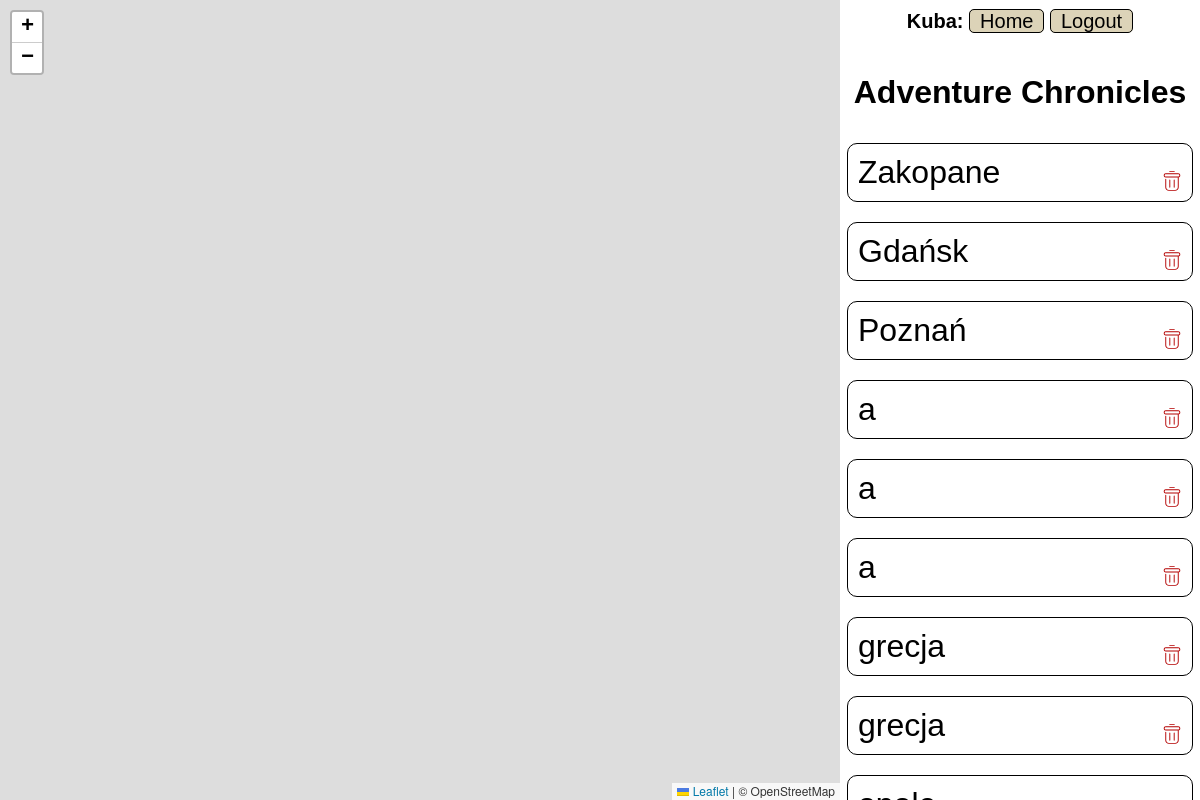
The app's page / (signed in) with its own data.
### adventure/models.py (models this page shows)
class Adventure(models.Model):
    title = models.CharField(max_length=128)
    author = models.ForeignKey(User, on_delete=models.CASCADE)
    is_public = models.BooleanField(default=False)

### adventure/views.py (the view, shortened to what this page needs)
# urls.py: path('', views.index, name='index'),
def index(request):
    adventures = Adventure.objects.filter(author = request.user.id)
    return render(request, 'adventure/index.html', {
        'adventures': adventures,
        'form': NewAdventureForm(),
    })

### adventure/templates/adventure/index.html (shortened to what this page needs)
{% extends "adventure/layout.html" %}
{% load static %}
{% block body %}
    <h1>Adventure Chronicles</h1>
    {% if user.is_authenticated %}
        {% for adv in adventures %}
            <div data-id='{{adv.id}}' class="adventure-item">
                <span>{{adv.title}}</span>
                <img src="{% static 'adventure/img/delete.svg' %}" alt="trash icon for delete adventure">
            </div>
        {% empty %}
            <h2>No adventure yet</h2>
        {% endfor %}
    {% else %}
        <div>
            <span>To create your own adventures please</span>
            <a href="{% url 'register' %}">Register</a>
        </div>
    {% endif %}
{% endblock %}

### adventure/templates/adventure/layout.html (shortened to what this page needs)
{% load static %}
<!DOCTYPE html>
<html lang="en">
    <head lang="en">
        <link rel='stylesheet' href="{% static 'adventure/style.css' %}">
        <link rel="stylesheet" href="https://unpkg.com/leaflet@1.9.4/dist/leaflet.css"
/>
    </head>
    <body>
        <div id="map"></div>
        <div class="adv-contener">
                <div>
                    <nav class="nav">
                        {% if user.is_authenticated %}
                            <span style="font-weight: bold;">{{request.user.username|title}}:</span>
                        {% endif%}
                        <a href="{% url 'index' %}">Home</a>
                        {% if not user.is_authenticated %}
                            <a href="{% url 'register' %}">Register</a>
                            <a href="{% url 'login' %}">Login</a>
                        {% else %}
                            <a href="{% url 'logout' %}">Logout</a>
                        {% endif %}
                    </nav>
                </div>
                {% block body %}
                {% endblock %}
        </div>
    </body>
</html>

### adventure/static/adventure/style.css (style rules this page uses)
body { display: flex; flex-direction: column; justify-content: center; align-items: center; font-family: sans-serif; }
.nav { font-size:20px; text-align: center; margin-bottom: 20px; margin-top: 10px; }
.nav a { background-color: rgb(220, 211, 184); border: 1px solid black; text-decoration: none; color: black; border-radius: 5px; padding-left: 10px; padding-right: 10px; }
.adventure-item { width: 90%; border: 1px solid black; border-radius: 10px; margin:10px; padding:10px; font-size: 2rem; display: flex; flex-direction: row; }
.adventure-item > img { display:block; margin-top: auto; margin-left: auto; height: 20px; }
.adv-contener { position: fixed; height:100vh; width: 30vw; left:70% ; top:0; display: flex; flex-direction: column; align-items: center; }
#map { height:100vh; width: 70vw; position: fixed; left:0 ; top:0; }

### records on screen
Adventure: title "Zakopane"
Adventure: title "Gdańsk"
Adventure: title "Poznań"
Adventure: title "a"
Adventure: title "a"
Adventure: title "a"
Adventure: title "grecja"
Adventure: title "grecja"

### other values on screen
{{ request.user.username|title }} "Kuba"
